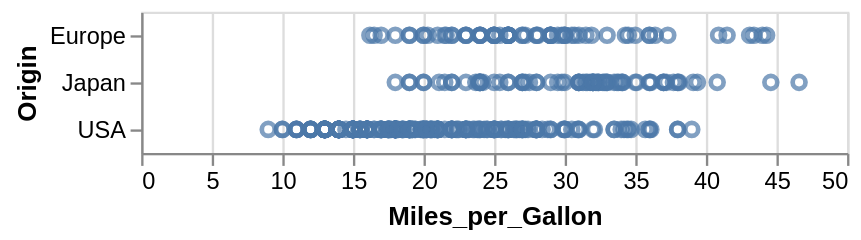

The notebook cell saved with this chart:
### Markdown cell above
Como puedes ver, únicamente pone un punto en cada posición, porque solo le estamos dando un eje. Vamos a decirle que nos sitúe ahora en el **eje X** los valores de la columna `Miles_per_Gallon`.

### Code cell
( alt
     .Chart(df)
     .mark_point()
     .encode(
         y='Origin',
         x='Miles_per_Gallon'
     )
)

### Figure 1 — Vega-Lite specification as saved in the notebook (floating-point values rounded to 4 significant figures; data arrays with more than 128 entries replaced by an {"elided": "..."} marker saying what was removed)
{"config": {"view": {"continuousWidth": 300, "continuousHeight": 300}}, "data": {"name": "data-583e73726c1545c56c203344161a975c"}, "mark": {"type": "point"}, "encoding": {"x": {"field": "Miles_per_Gallon", "type": "quantitative"}, "y": {"field": "Origin", "type": "nominal"}}, "$schema": "https://vega.github.io/schema/vega-lite/v6.1.0.json", "datasets": {"data-583e73726c1545c56c203344161a975c": {"elided": "406 records"}}}
